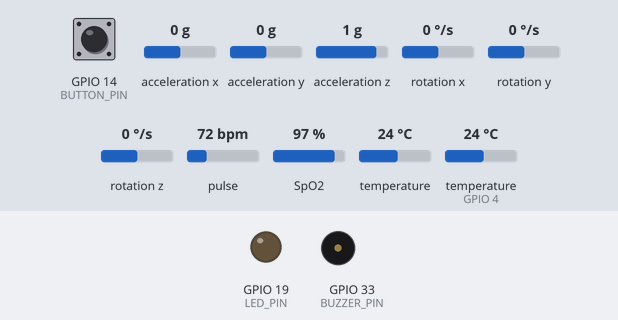
The sketch below on a simulated ESP32. Shown: output pins drawn as LEDs (lit = HIGH), buzzer (waves = sounding, pin HIGH). The inputs (shaded band) are chosen by the test bench; at power-on: GPIO 14 (BUTTON_PIN) HIGH, acceleration x 0 g, acceleration y 0 g, acceleration z 1 g, rotation x 0 °/s, rotation y 0 °/s, rotation z 0 °/s, pulse 72 bpm, SpO2 97 %, temperature 24 °C, temperature (sensor on GPIO 4) 24 °C. WiFi joins after 1.5 s; servers stay silent unless stated; uploads are accepted with an empty reply; what the sketch prints to the serial monitor is not drawn.

Above: at 5.7 s.
5.8 s: GPIO 14 (BUTTON_PIN) pulled LOW for 3.2 s
At 7.7 s:
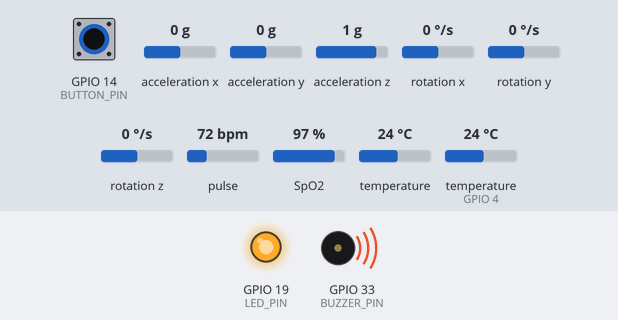
Timing chart, 0 to 12.1 s (numbered marks = the images above; inputs shaded):
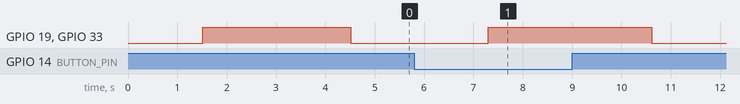

The sketch:

MainBerryCodeESP.ino
```cpp
#include <WiFi.h>
#include <HTTPClient.h>
#include <Wire.h>
#include <math.h>
#include "MAX30105.h"
#include "spo2_algorithm.h"
#include <OneWire.h>
#include <DallasTemperature.h>
#include <Adafruit_MPU6050.h>
#include <Adafruit_Sensor.h>
#define DS18B20_PIN 4
#define BUTTON_PIN 14
#define BUZZER_PIN 33
#define LED_PIN 19
#define TEMP_HIGH 38.5
#define TEMP_LOW 28.0
#define HR_HIGH 100
#define HR_LOW 70
#define SPO2_LOW 90
const char* ssid = "317";
const char* password = "LE0317axis";

const char* serverName =
"http://192.168.0.107:5000/emergency";

MAX30105 particleSensor;

OneWire oneWire(DS18B20_PIN);
DallasTemperature tempSensor(&oneWire);

Adafruit_MPU6050 mpu;
#define BUFFER_SIZE 50

uint32_t irBuffer[BUFFER_SIZE];
uint32_t redBuffer[BUFFER_SIZE];

int32_t spo2;
int8_t validSPO2;

int32_t heartRate;
int8_t validHeartRate;

int stableHR = 75;
int stableSpO2 = 98;
bool freeFall = false;

unsigned long fallTime = 0;

bool fallDetected = false;
bool buzzerActive = false;
unsigned long buzzerStartTime = 0;

unsigned long fallAlertTime = 0;
void activateBuzzer()
{
  digitalWrite(BUZZER_PIN, HIGH);
  digitalWrite(LED_PIN, HIGH);
}

void deactivateBuzzer()
{
  digitalWrite(BUZZER_PIN, LOW);
  digitalWrite(LED_PIN, LOW);
}
void setup()
{
  Serial.begin(115200);
  WiFi.begin(ssid, password);

Serial.print("Connecting WiFi");

while(WiFi.status()!=WL_CONNECTED)
{
    delay(500);
    Serial.print(".");
}

Serial.println();
Serial.println("WiFi Connected");

Serial.print("ESP32 IP: ");
Serial.println(WiFi.localIP());

  pinMode(BUTTON_PIN, INPUT_PULLUP);

  pinMode(BUZZER_PIN, OUTPUT);
  pinMode(LED_PIN, OUTPUT);

  deactivateBuzzer();

  Wire.begin(21, 22);

  tempSensor.begin();

  if (!mpu.begin())
  {
    Serial.println("MPU6050 NOT FOUND!");
    while (1);
  }

  if (!particleSensor.begin(Wire, I2C_SPEED_STANDARD))
  {
    Serial.println("MAX30102 NOT FOUND!");
    while (1);
  }

  particleSensor.setup(
      60,
      4,
      2,
      100,
      411,
      4096);

  activateBuzzer();
  delay(3000);
  deactivateBuzzer();

  Serial.println("System Ready");
}
float readTemperature()
{
  tempSensor.requestTemperatures();

  float tempC =
      tempSensor.getTempCByIndex(0);

  if (tempC == DEVICE_DISCONNECTED_C)
  {
    return -1;
  }

  return tempC;
}
void readMAX30102()
{
  for (int i = 0; i < BUFFER_SIZE; i++)
  {
    while (!particleSensor.available())
    {
      particleSensor.check();
    }

    redBuffer[i] = particleSensor.getRed();
    irBuffer[i] = particleSensor.getIR();

    particleSensor.nextSample();
  }

  maxim_heart_rate_and_oxygen_saturation(
      irBuffer,
      BUFFER_SIZE,
      redBuffer,
      &spo2,
      &validSPO2,
      &heartRate,
      &validHeartRate);

  if (heartRate < 0)
{
    validHeartRate = false;
}

if (spo2 < 0)
{
    validSPO2 = false;
}

if (irBuffer[BUFFER_SIZE - 1] < 50000)
{
    validHeartRate = false;
    validSPO2 = false;
}

// Store last good HR
if (validHeartRate)
{
    if (heartRate >= 40 && heartRate <= 200)
    {
        stableHR = heartRate;
    }
}

// Store last good SpO2
if (validSPO2)
{
    if (spo2 >= 85 && spo2 <= 100)
    {
        stableSpO2 = spo2;
    }
}

}
bool detectFall()
{
  sensors_event_t a, g, temp;

  mpu.getEvent(&a, &g, &temp);

  float x = a.acceleration.x;
  float y = a.acceleration.y;
  float z = a.acceleration.z;

  float total =
      sqrt(x * x +
           y * y +
           z * z);

  if (total < 7.0 && !freeFall)
  {
    freeFall = true;
    fallTime = millis();
  }

  if (freeFall &&
      total > 13.0 &&
      millis() - fallTime < 1000)
  {
    freeFall = false;

    fallAlertTime = millis();

    return true;
  }

  if (freeFall &&
      millis() - fallTime > 1000)
  {
    freeFall = false;
  }

  return false;
}
void checkButton()
{
  bool buttonPressed =
      digitalRead(BUTTON_PIN) == LOW;

  if(buttonPressed)
  {
    Serial.println("BUTTON EMERGENCY");
  }
}
void loop()
{
  float temperature = readTemperature();

  checkButton();

  readMAX30102();

  if (detectFall())
  {
    fallDetected = true;
  }

  if (millis() - fallAlertTime > 10000)
  {
    fallDetected = false;
  }

  bool emergency = false;

  // FALL
  if (fallDetected)
  {
    emergency = true;
  }

  // TEMPERATURE
  if (temperature > TEMP_HIGH)
  {
    emergency = true;
  }

  if (temperature > 0 &&
      temperature < TEMP_LOW)
  {
    emergency = true;
  }

  // HEART RATE
  if (stableHR > HR_HIGH)
  {
    emergency = true;
  }

  if (stableHR < HR_LOW)
  {
    emergency = true;
  }

  // SpO2
  if (stableSpO2 < SPO2_LOW)
  {
    emergency = true;
  }

  // SOS Button
  if (digitalRead(BUTTON_PIN) == LOW)
  {
    emergency = true;
  }

  // ==========================
  // BUZZER: 1 second beep only
  // ==========================

  static bool lastEmergency = false;

  // Emergency became TRUE
  if (emergency && !lastEmergency)
  {
    activateBuzzer();

    buzzerActive = true;
    buzzerStartTime = millis();
  }

  // Turn OFF after 1 second
  if (buzzerActive &&
      millis() - buzzerStartTime >= 1000)
  {
    deactivateBuzzer();
    buzzerActive = false;
  }

  lastEmergency = emergency;

  // ==========================
  // SEND DATA TO SERVER
  // ==========================

  if (WiFi.status() == WL_CONNECTED)
  {
    HTTPClient http;

    http.begin(serverName);

    http.addHeader(
        "Content-Type",
        "application/json");

    String jsonData =
    "{"
    "\"temperature\":" + String(temperature) + ","
    "\"heartRate\":" + String(stableHR) + ","
    "\"spo2\":" + String(stableSpO2) + ","
    "\"fall\":" + String(fallDetected ? 1 : 0) + ","
    "\"sos\":" + String(digitalRead(BUTTON_PIN) == LOW ? 1 : 0) + ","
    "\"emergency\":" + String(emergency ? 1 : 0) +
    "}";

    int response = http.POST(jsonData);

    Serial.print("HTTP Response: ");
    Serial.println(response);

    http.end();
  }

  Serial.println("--------------------------------");

  Serial.print("Temp : ");
  Serial.println(temperature);

  Serial.print("HR   : ");
  Serial.println(stableHR);

  Serial.print("SpO2 : ");
  Serial.println(stableSpO2);

  Serial.print("Fall : ");
  Serial.println(fallDetected);

  Serial.print("SOS  : ");
  Serial.println(digitalRead(BUTTON_PIN) == LOW);

  Serial.print("Emergency : ");
  Serial.println(emergency);

  delay(500);
}
```
